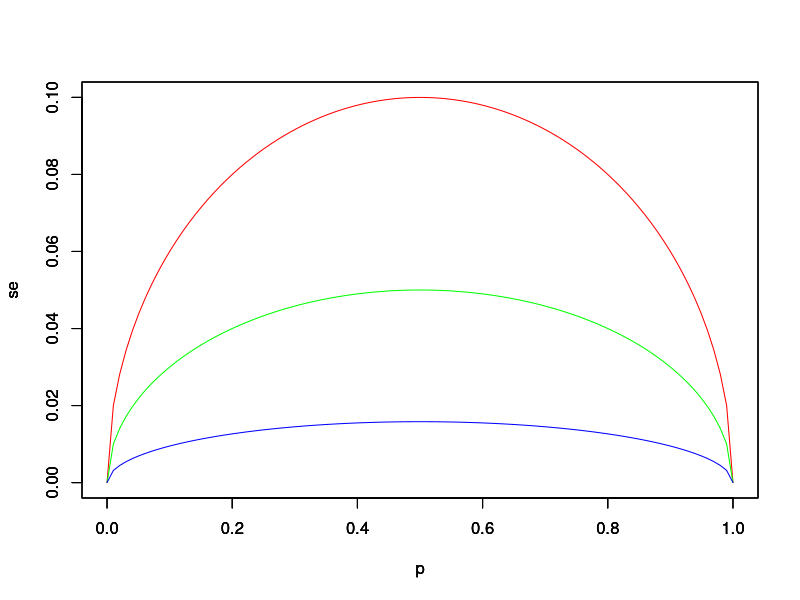
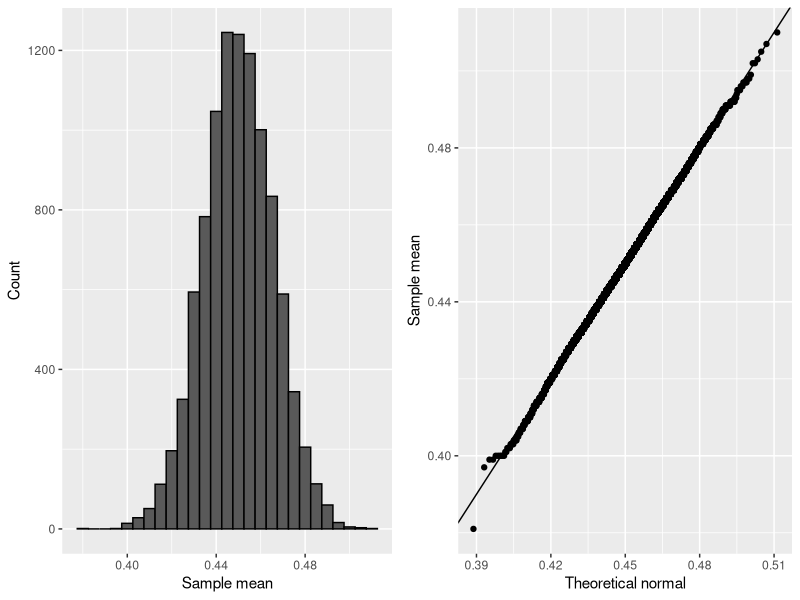

Reproduce these figures in R, in order.
## ---- chunk 1
print(qnorm(0.95))
print(qnorm(0.975)) 
print(qnorm(0.97725))
## ---- chunk 2
p_samples <- c(0.56, 0.6, 0.44, 0.5)
n <- 25
p<- mean(p_samples)
print(p)
spread <- 2*p-1
print(spread)
se <- (1-0)* sqrt(p*(1-p)/n)
print(se)
## ---- chunk 3
p <- seq(0, 1, length = 100)
sample_sizes <- c(25, 100, 1000)
lcol = c("red", "green", "blue")
c <- 1
for(n in sample_sizes){
  se <- sqrt(p*(1-p)/n)
  plot(p,se, ylim = c(0, 0.1), type = "l", col = lcol[c])
  par(new= TRUE)
  c <- c +1
}
## ---- chunk 4
p <- 0.45
n <- 25
spread_error <- 2 * sqrt(p*(1-p)/n) 
spread_error
## ---- chunk 5
smean <- 0.48
n <- 25
se <- sqrt(smean*(1-smean)/n)
se
## ---- chunk 6
pnorm(0.01/se) - pnorm(-0.01/se)
## ---- chunk 7
smean <- 0.48
n <- 25
se <- sqrt(smean*(1-smean)/n)
spread <- 2*smean -1
print(spread)
margin <- 2 * se
print(margin)
## ---- chunk 8
pnorm(2)-pnorm(-2)
## ---- chunk 9
p <- 0.45
B <- 10000
n <- 1000
smean <- replicate(B, {
  sam <- sample(c(0,1), size = n, replace = TRUE, prob= c(1-p,p))
  mean(sam)
})

mm <- mean(smean)
print(mm)

print(sd(smean))

se <- sqrt(smean*(1-smean)/n)
mse <- mean(se)
print(mse)

print(pnorm(0.01/mse) - pnorm(-0.01/mse))

#There is about a 48% chance the difference between mean derived from the monte carlo simulation and the true mean is less #than 1%.  We can see that the simuated mean is very, very close to the provided p.  

#Plot histogram and qqplot to show its approximation of a normal distribution. 
library(gridExtra)
library(ggplot2)
library(magrittr)
p1 <- data.frame(smean= smean) %>% ggplot(aes(smean)) +
  geom_histogram(binwidth = 0.005, col = "black") +
  xlab("Sample mean") +
  ylab("Count")
p2 <- data.frame(smean = smean) %>% ggplot(aes(sample = smean)) +
  stat_qq(dparams = list(mean = mean(smean), sd=sd(smean))) +
  geom_abline() +
  ylab("Sample mean") +
  xlab("Theoretical normal") 
grid.arrange(p1,p2, nrow = 1)
